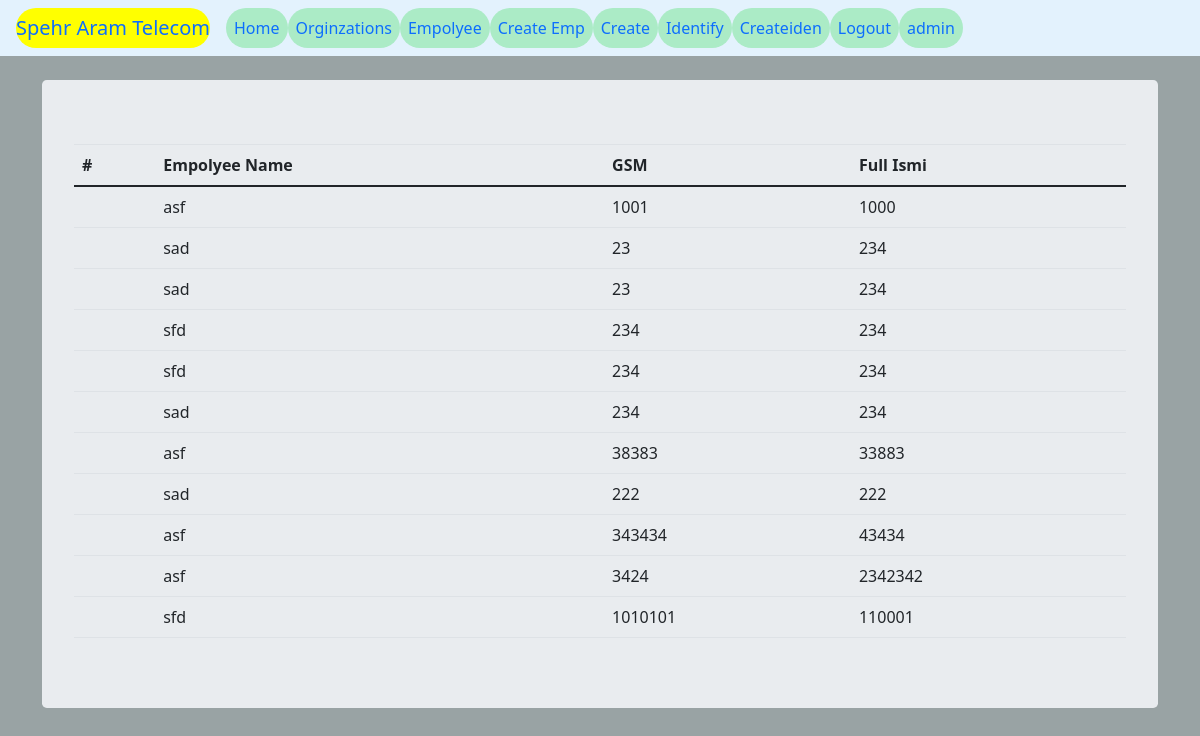
The app's page /spehr/identify/ (signed in) with its own data.
### spehr/models.py (models this page shows, shortened)
class Identify(models.Model):
    empoly = models.ForeignKey(Empolyee,on_delete=models.CASCADE,related_name='empolys')
    gsm = models.IntegerField(null=True,blank=True)
    slug = models.SlugField(null=True,blank=True)
    full_ismi = models.IntegerField(null=True,blank=True)

class Empolyee(models.Model):
    emp_id = models.CharField(max_length=100,unique=True)
    Orginization_name = models.ForeignKey(Orginization,on_delete=models.CASCADE,related_name='empolyees')
    full_name = models.CharField(max_length=200,blank=True)
    father_name = models.CharField(max_length=200,blank=True)
    designation = models.CharField(max_length=200,blank=True)
    create_at = models.DateTimeField(auto_now_add =True,null=True)
    created_by = models.ForeignKey(User,on_delete=models.CASCADE)
    slug = models.SlugField(null=True,blank=True)
    id_card_NO = models.IntegerField(null=True,blank=True)
    volume_NO = models.IntegerField(null=True,blank=True)
    page_NO = models.IntegerField(null=True,blank=True)
    id_card_pic = models.ImageField(null=True,blank=True,verbose_name='ID Image')
    all_contacts = models.IntegerField(null=True,blank=True)
    emp_pic = models.ImageField(null=True,blank=True,verbose_name='emp pic')
    def __str__(self):
        return self.full_name

### spehr/views.py (the view)
# urls.py: path('identify/',views.IdentifyListView.as_view(),name='identify'),
class IdentifyListView(PermissionRequiredMixin,LoginRequiredMixin,ListView):
    context_object_name = 'identify'
    model = Identify
    template_name = "spehr/identify_list_view.html"
    permission_required = ""

### spehr/templates/spehr/identify_list_view.html (shortened to what this page needs)
{% extends 'base.html' %}
{% block content %}
<div class="table-wrapper-scroll-y my-custom-scrollbar">
<table class="table">
  <thead>
    <tr>
      <th scope="col">#</th>
      <th scope="col">Empolyee Name</th>
      <th scope="col">GSM</th>
      <th scope="col">Full Ismi</th>
    </tr>
  </thead>
  <tbody>
    {% for identify in identify %}
    <tr>
      <th scope="row">{{identify.count.empolys.all}}</th>
      <td>{{identify.empoly}}</td>
      <td>{{identify.gsm}}</td>
      <td>{{identify.full_ismi}}</td>
    </tr>
    {%endfor%}
  </tbody>
</table>
</div>
{% endblock%}

### templates/base.html (shortened to what this page needs)
<!DOCTYPE html>
{% load static %}
<html lang="en" dir="ltr">
  <head>
    <link rel="stylesheet" href="{% static "css/sss.css" %}">
    <link rel="stylesheet" href="{% static "css/bop.css" %}">
    <link href="https://cdn.jsdelivr.net/npm/bootstrap@5.0.0-beta3/dist/css/bootstrap.min.css" rel="stylesheet">
  </head>
  <body>
    <nav class="navbar navbar-expand-lg" style="background-color: #e3f2fd;" id="1">
      <a class="navbar-brand" href="#">Spehr Aram Telecom</a>
      <div class="collapse navbar-collapse" id="navbarText">
      <ul class="navbar-nav mr-auto">
        <li class="nav-item active">
          <a class="nav-link" href="{% url 'index' %}">Home <span class="sr-only">(current)</span></a>
        </li>
        {% if request.user.is_authenticated %}
        <span class="n1">
          <li class="nav-item" >
            <a class="nav-link" href="{% url 'spehr:orgin_list' %}">Orginzations</a>
          </li>
        </span>
        <li class="nav-item">
          <a class="nav-link" href="{% url 'spehr:emp_list' %}">Empolyee</a>
        </li>
        <li class="nav-item">
          <a class="nav-link" href="{% url 'spehr:create_emp'%}">Create Emp</a>
        </li>
        <li class="nav-item">
          <a class="nav-link" href="{% url 'spehr:create' %}">Create</a>
        </li>
        <li class="nav-item">
          <a class="nav-link" href="{% url 'spehr:identify' %}">Identify</a>
        </li>
        <li class="nav-item">
          <a class="nav-link" href="{% url 'spehr:createiden' %}">Createiden</a>
        </li>
        <li class="nav-item">
          <a class="nav-link" href="{% url 'user_logout'%}">Logout</a>
        </li>
        <li class="nav-item">
          <a class="nav-link" href="#">{{request.user.username}}</a>
        </li>
      {% endif %}
    </div>
  </nav>
    <div class="container"><br>
      <div class="jumbotron">
        {% block content %}{% endblock %}
      </div>
    </div>
  </body>
</html>

### spehr/static/css/sss.css (style rules this page uses)
div { height: auto; width: auto; }

### templates/base.html (style rules this page uses)
.nav-item { background-color: #ABEBC6; border-radius: 25px; }
.navbar-brand { background-color: yellow; border-radius: 40px; }
body { background-image: url("static/images/bb.JPG"); background-color: #99A3A4; background-repeat: no-repeat; background-size: 100% 1000px; }

### spehr/templates/spehr/identify_list_view.html (style rules this page uses)
.my-custom-scrollbar { position: relative; height: 500px; overflow: auto; }
.table-wrapper-scroll-y { display: block; }

### records on screen
Identify: empoly "asf", gsm "1001", full_ismi "1000"
Identify: empoly "sad", gsm "23", full_ismi "234"
Identify: empoly "sad", gsm "23", full_ismi "234"
Identify: empoly "sfd", gsm "234", full_ismi "234"
Identify: empoly "sfd", gsm "234", full_ismi "234"
Identify: empoly "sad", gsm "234", full_ismi "234"
Identify: empoly "asf", gsm "38383", full_ismi "33883"
Identify: empoly "sad", gsm "222", full_ismi "222"
Identify: empoly "asf", gsm "343434", full_ismi "43434"
Identify: empoly "asf", gsm "3424", full_ismi "2342342"
Identify: empoly "sfd", gsm "1010101", full_ismi "110001"

### other values on screen
{{ request.user.username }} "admin"
